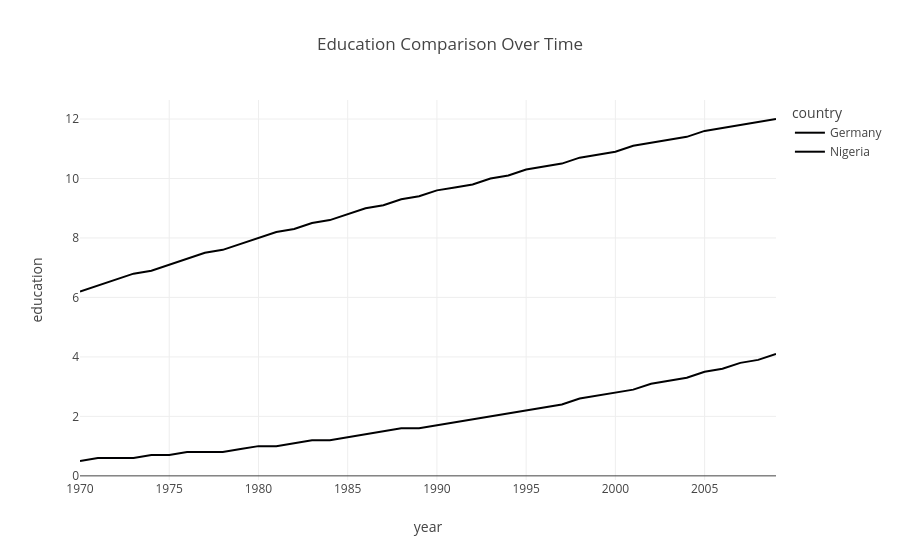

Source (notebook cell):
### Code cell
countries_to_compare = ["Nigeria", "Germany"]

compare_df = df[df["country"].isin(countries_to_compare)]

compare_edu = px.line(
    compare_df,
    x="year",
    y="education",
    color="country",
    title="Education Comparison Over Time"
)

compare_edu.show()

### Figure 1 — Plotly figure (JSON) as saved in the notebook; plotly's stock layout.template omitted (floating-point values rounded to 4 significant figures)
{"data": [{"hovertemplate": "country=Germany<br>year=%{x}<br>education=%{y}<extra></extra>", "legendgroup": "Germany", "line": {"color": "#000001", "dash": "solid"}, "marker": {"symbol": "circle"}, "mode": "lines", "name": "Germany", "orientation": "v", "showlegend": true, "type": "scatter", "x": [1970, 1971, 1972, 1973, 1974, 1975, 1976, 1977, 1978, 1979, 1980, 1981, 1982, 1983, 1984, 1985, 1986, 1987, 1988, 1989, 1990, 1991, 1992, 1993, 1994, 1995, 1996, 1997, 1998, 1999, 2000, 2001, 2002, 2003, 2004, 2005, 2006, 2007, 2008, 2009], "xaxis": "x", "y": [6.2, 6.4, 6.6, 6.8, 6.9, 7.1, 7.3, 7.5, 7.6, 7.8, 8.0, 8.2, 8.3, 8.5, 8.6, 8.8, 9.0, 9.1, 9.3, 9.4, 9.6, 9.7, 9.8, 10.0, 10.1, 10.3, 10.4, 10.5, 10.7, 10.8, 10.9, 11.1, 11.2, 11.3, 11.4, 11.6, 11.7, 11.8, 11.9, 12.0], "yaxis": "y"}, {"hovertemplate": "country=Nigeria<br>year=%{x}<br>education=%{y}<extra></extra>", "legendgroup": "Nigeria", "line": {"color": "#000002", "dash": "solid"}, "marker": {"symbol": "circle"}, "mode": "lines", "name": "Nigeria", "orientation": "v", "showlegend": true, "type": "scatter", "x": [1970, 1971, 1972, 1973, 1974, 1975, 1976, 1977, 1978, 1979, 1980, 1981, 1982, 1983, 1984, 1985, 1986, 1987, 1988, 1989, 1990, 1991, 1992, 1993, 1994, 1995, 1996, 1997, 1998, 1999, 2000, 2001, 2002, 2003, 2004, 2005, 2006, 2007, 2008, 2009], "xaxis": "x", "y": [0.5, 0.6, 0.6, 0.6, 0.7, 0.7, 0.8, 0.8, 0.8, 0.9, 1.0, 1.0, 1.1, 1.2, 1.2, 1.3, 1.4, 1.5, 1.6, 1.6, 1.7, 1.8, 1.9, 2.0, 2.1, 2.2, 2.3, 2.4, 2.6, 2.7, 2.8, 2.9, 3.1, 3.2, 3.3, 3.5, 3.6, 3.8, 3.9, 4.1], "yaxis": "y"}], "layout": {"legend": {"title": {"text": "country"}, "tracegroupgap": 0}, "title": {"text": "Education Comparison Over Time"}, "xaxis": {"anchor": "y", "domain": [0, 1], "title": {"text": "year"}}, "yaxis": {"anchor": "x", "domain": [0, 1], "title": {"text": "education"}}}}
